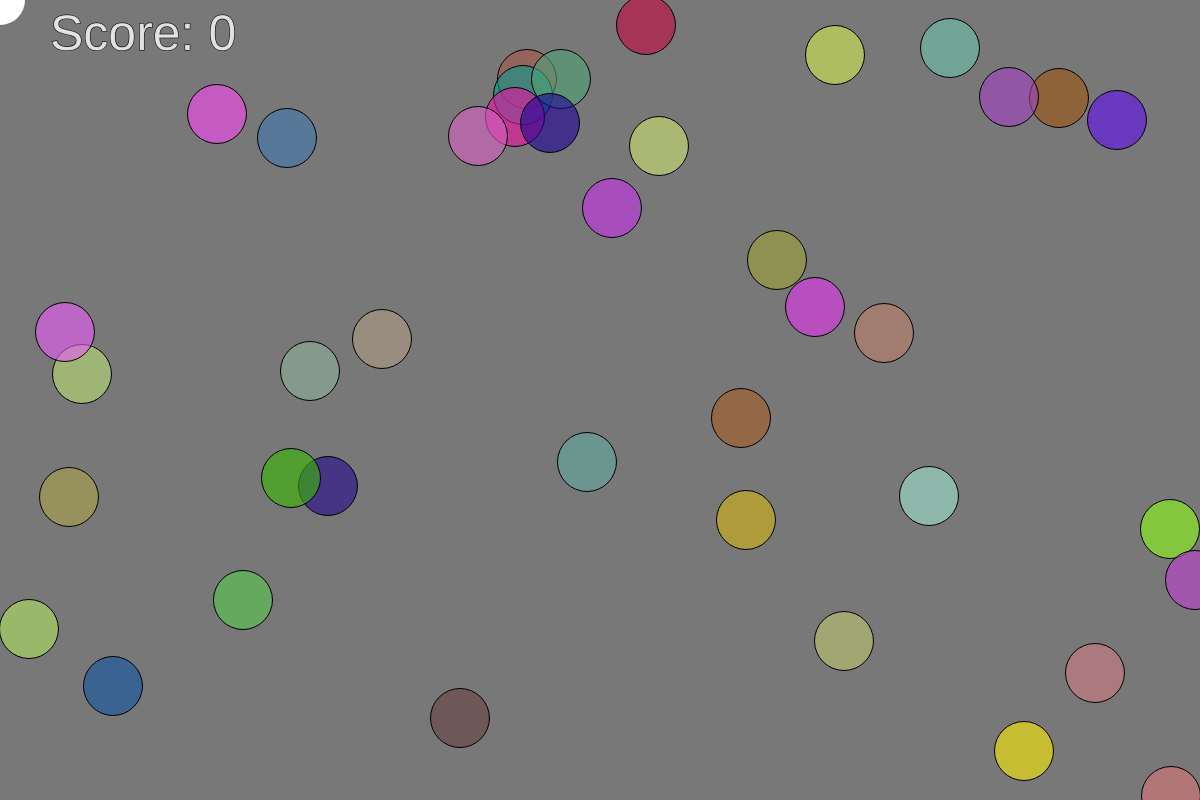
Frame 1 (no input)
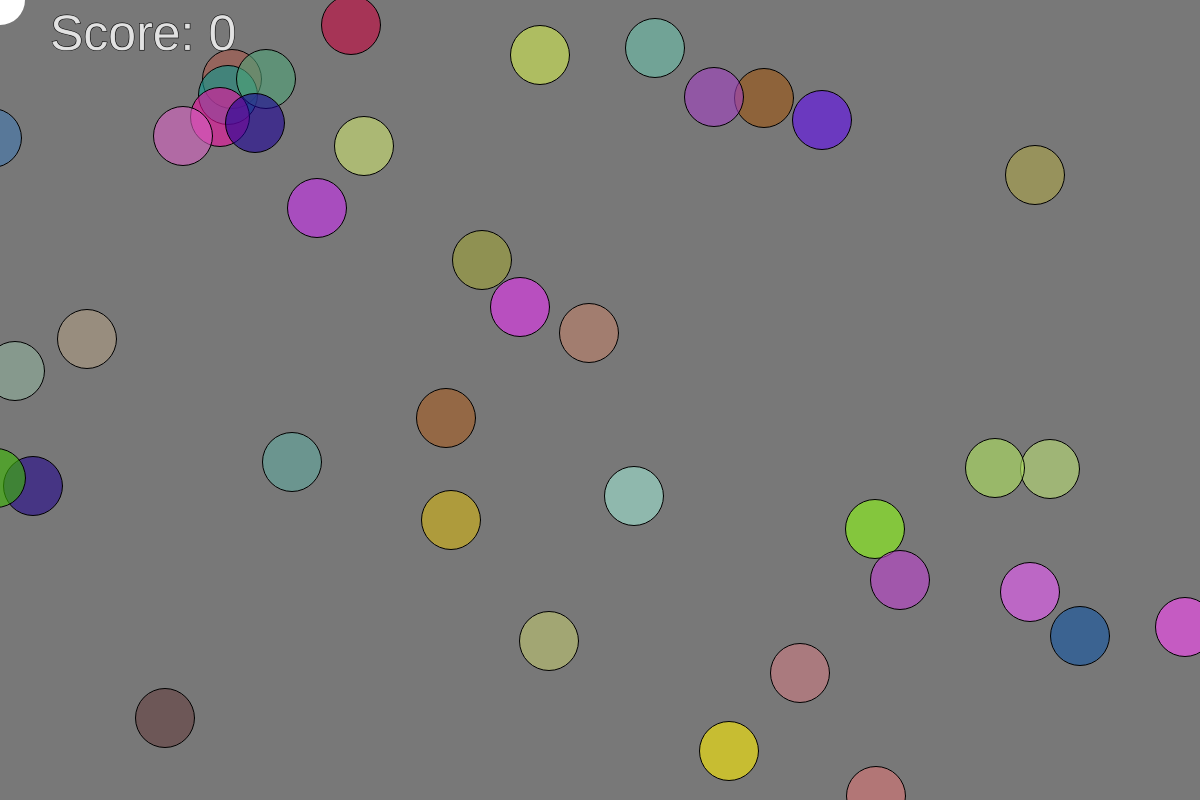
Frame 60 (no input)
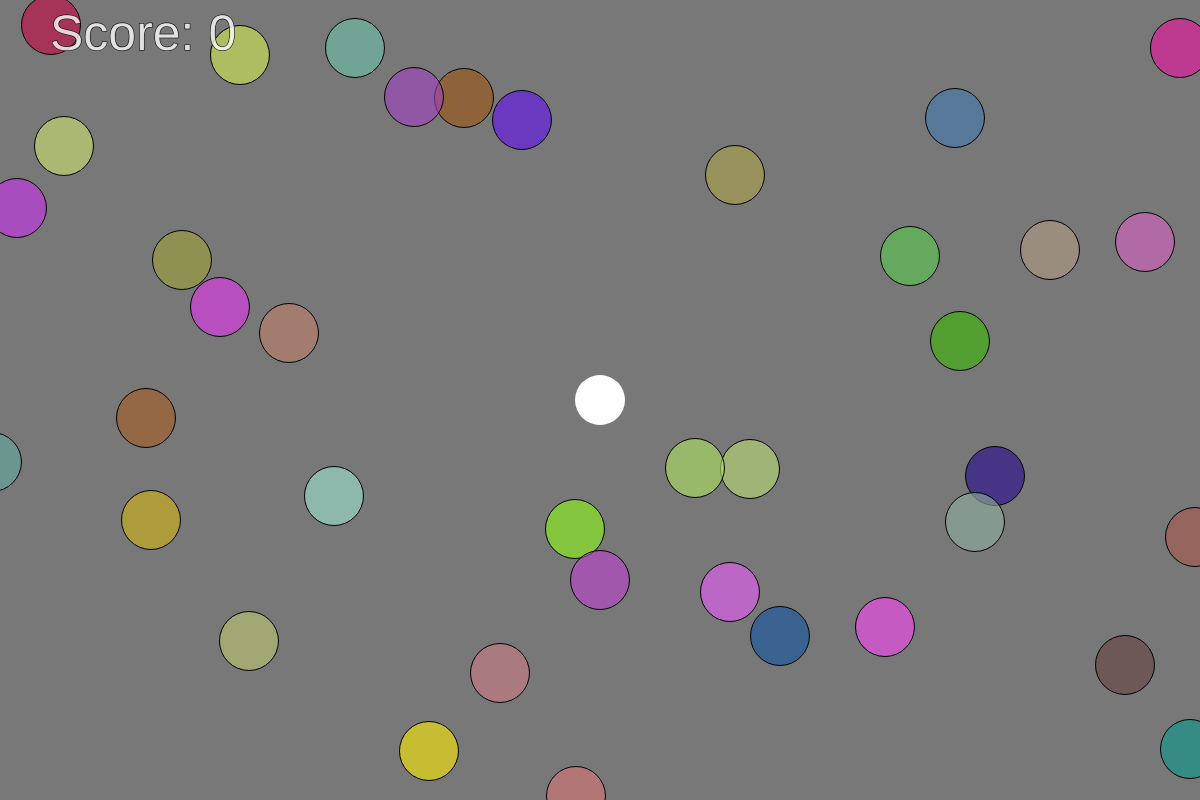
Frame 120 (the mouse pressed at the canvas centre since frame 60)

The p5.js sketch that drew these frames (run headless with seeded random() and noise() and a simulated clock; from frame 60 on, the mouse is pressed at the canvas centre):

// p5.js sketch
// ── sketch.js
var player;
var bulletArray = [];
var asteroidArray = [];
var score = 0;
var gameOver = false;

function setup() {
    createCanvas(1200, 800);
    player = new PlayerObject(50);
    asteroidArray = createAsteroid(40, round(random(30,70)), 5);
}
function draw() {
    background(120,120,120);

    if (!gameOver){
	drawBullet();

	if (bulletArray.length > 20){
	    bulletArray = [];
	}
	
	player.draw();
	stroke(0);
	drawAsteroidObjects(asteroidArray);
	
	bulletHitsAsteroidObject();
	
	fill(255,255,255,200);
	textSize(50);
	text("Score: " + score ,50,50);
    }    
}
function AsteroidObject (size,speed){
    this.x = round(random(0, width));
    this.y = round(random(0, height));
    this.size = size;
    this.speed = speed;
    this.isHit = false;
    this.hitPoints = 2;
    this.score = this.size;
    this.red = round(random(0,255));
    this.green = round(random(0,255));
    this.blue = round(random(0,255));
    this.draw = function() {
	fill(this.red, this.green, this.blue,150);
	if (this.isHit == false && this.hitPoints == 2){
	    ellipse(this.x = this.x - this.speed, this.y, this.size, this.size);
	} else if (this.isHit == false && this.hitPoints == 1){
	    fill(this.red, this.green, this.blue,150);
	    ellipse(this.x = this.x -  this.speed, this.y, this.size= this.size+0.5, this.size = this.size+0.5);
	    this.score = this.size*2;
	}
	if (this.hitPoints == 0){
	    score = score + this.score;
	}
	if (this.isHit == true || (this.x + this.size) < 0 || this.hitPoints == 0){
	    this.x = width;
	    this.y = round(random(0,height));
	    this.isHit = false;
	    this.hitPoints = 2;
	    this.size = size;
	}
    };
}
function createAsteroid(numberOfAsteroids, size, speed){
    functionArray=[];
    for (let i = 0; i < numberOfAsteroids; i++){
	functionArray.push(new AsteroidObject(size, speed));
    }
    return functionArray;
}
function bulletObject (directionofBullet, speed){
    this.x = mouseX;
    this.y = mouseY-25;
    this.speed = speed;
    this.direction = directionofBullet;
    this.draw = function (){
	if (this.stopped == false){
	    fill(255);
	    if (this.direction == "left"){
		ellipse(this.x-25, this.y+25, 5, 5);
		this.x = this.x - this.speed;
	    }
	    if (this.direction == "right"){
		ellipse(this.x+25, this.y+25, 5, 5);
		this.x = this.x + this.speed;
	    }
	    if (this.direction == "up"){
		ellipse(this.x, this.y, 5, 5);
		this.y = this.y - this.speed;
	    }
	    if (this.direction == "down"){
		ellipse(this.x, this.y+50, 5, 5);
		this.y = this.y + this.speed;
	    }
	}
    };
    this.stopped = false;
}
function drawAsteroidObjects(x){
    for (let i = 0; i < x.length; i++){
	x[i].draw();
    }
}
function drawBullet (){
    for (var i = 0; i < bulletArray.length; i++){
	bulletArray[i].draw();
    }
}
function PlayerObject(size) {
    this.x = mouseX;
    this.y = mouseY;
    this.size = 50;
    this.draw = function(){
	noStroke();
	fill(255);
	ellipse(mouseX, mouseY, size, size);
    };
}
// Logic
function bulletHitsAsteroidObject() {
    for (let i = 0; i < bulletArray.length; i++){
	for (let j = 0; j < asteroidArray.length; j++){
	    if (bulletArray[i].stopped==false &&
		(dist(bulletArray[i].x, bulletArray[i].y, asteroidArray[j].x, asteroidArray[j].y) < asteroidArray[j].size/2)){
		asteroidArray[j].hitPoints = asteroidArray[j].hitPoints - 1;
		bulletArray[i].stopped = true;		
	    }
	}    
    }
}


function keyPressed (){
    if (keyCode == 65){
	bulletArray.push(new bulletObject("left",10));
    }
    if (keyCode == 68){
	bulletArray.push(new bulletObject("right",10));
    }
    if (keyCode == 87){
	bulletArray.push(new bulletObject("up",10));
    }
    if (keyCode == 83){
	bulletArray.push(new bulletObject("down",10));
    }
}
